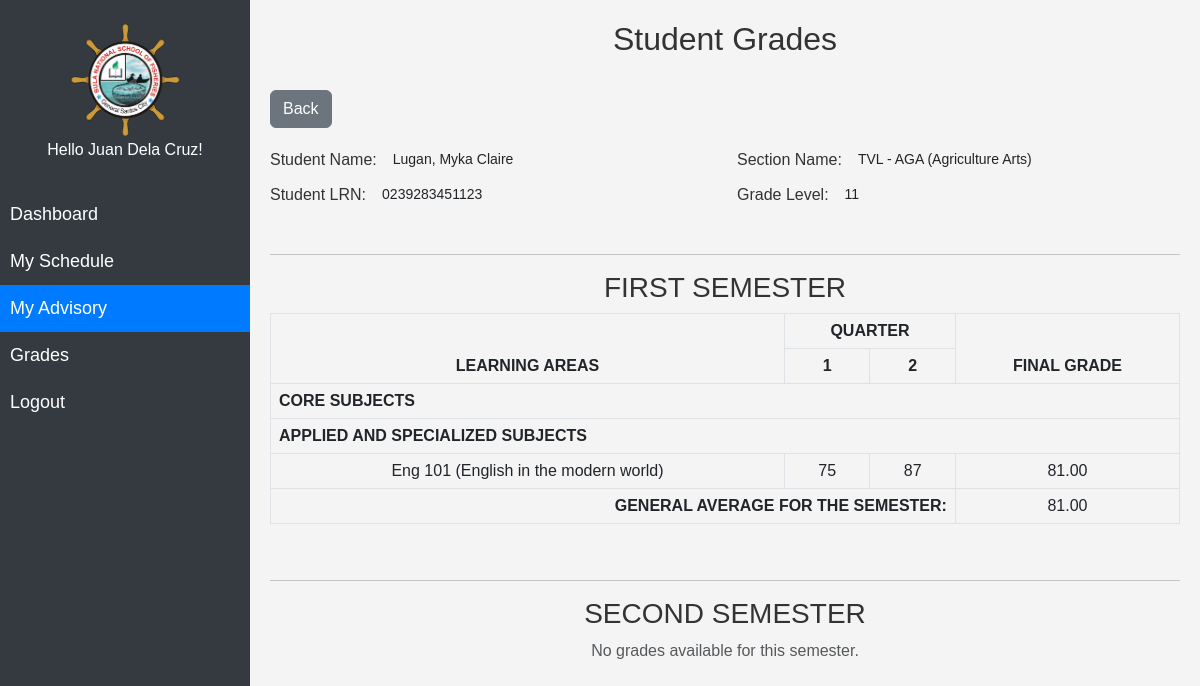
The app's page /modules_teacher/advisory/student_grade.php?student_id=15 (signed in) with its own data.
### tables this page shows
CREATE TABLE `teacher` (
  `id` int(11) NOT NULL,
  `id_number` varchar(20) NOT NULL,
  `last_name` varchar(50) NOT NULL,
  `middle_name` varchar(50) DEFAULT NULL,
  `first_name` varchar(50) NOT NULL,
  `gender` varchar(50) NOT NULL,
  `age` varchar(50) NOT NULL,
  `nationality` varchar(50) NOT NULL,
  `birthday` date NOT NULL,
  `address` varchar(255) NOT NULL,
  `contact` varchar(15) NOT NULL,
  `email` varchar(100) NOT NULL,
  `username` varchar(50) NOT NULL,
  `password` varchar(255) NOT NULL,
  `del_status` varchar(50) NOT NULL,
  `created_at` timestamp NOT NULL DEFAULT current_timestamp()
);

CREATE TABLE `student` (
  `id` int(11) NOT NULL,
  `lrn` varchar(100) NOT NULL,
  `first_name` varchar(100) NOT NULL,
  `middle_name` varchar(100) DEFAULT NULL,
  `last_name` varchar(100) NOT NULL,
  `gender` varchar(100) NOT NULL,
  `age` varchar(11) NOT NULL,
  `nationality` varchar(50) NOT NULL,
  `birthday` date NOT NULL,
  `address` varchar(255) NOT NULL,
  `contact` varchar(20) NOT NULL,
  `email` varchar(100) NOT NULL,
  `mothers_name` varchar(100) NOT NULL,
  `mothers_occupation` varchar(100) DEFAULT NULL,
  `fathers_name` varchar(100) NOT NULL,
  `fathers_occupation` varchar(100) DEFAULT NULL,
  `strand` varchar(100) NOT NULL,
  `grade_11` varchar(100) NOT NULL,
  `grade_12` varchar(100) NOT NULL,
  `grade_level` varchar(100) NOT NULL,
  `username` varchar(100) NOT NULL,
  `password` varchar(255) NOT NULL,
  `del_status` enum('active','deleted') DEFAULT 'active',
  `created_at` timestamp NOT NULL DEFAULT current_timestamp(),
  `updated_at` timestamp NOT NULL DEFAULT current_timestamp() ON UPDATE current_timestamp()
);

CREATE TABLE `strand` (
  `id` int(11) NOT NULL,
  `track` varchar(100) NOT NULL,
  `code` varchar(100) NOT NULL,
  `name` varchar(100) NOT NULL,
  `details` varchar(100) NOT NULL,
  `teacher_id` varchar(100) NOT NULL,
  `del_status` varchar(100) NOT NULL
);

CREATE TABLE `grades` (
  `id` int(11) NOT NULL,
  `student_id` varchar(100) NOT NULL,
  `section_id` varchar(100) NOT NULL,
  `grade_level` varchar(100) NOT NULL,
  `semester` varchar(100) NOT NULL,
  `quarter` varchar(100) NOT NULL,
  `subject_id` varchar(100) NOT NULL,
  `grade` varchar(100) NOT NULL,
  `remarks` varchar(100) DEFAULT NULL,
  `created_at` timestamp NOT NULL DEFAULT current_timestamp(),
  `updated_at` timestamp NOT NULL DEFAULT current_timestamp() ON UPDATE current_timestamp()
);

CREATE TABLE `subject` (
  `id` int(11) NOT NULL,
  `code` varchar(100) NOT NULL,
  `name` varchar(100) NOT NULL,
  `details` varchar(255) NOT NULL,
  `teacher_id` varchar(100) NOT NULL,
  `grade_level` varchar(100) NOT NULL,
  `del_status` varchar(50) NOT NULL
);

### modules_teacher/advisory/student_grade.php (the view, shortened to what this page needs)
<?php
include "../../db_conn.php";
$page = 'Advisory';
include "../../navbar_teacher.php";
$student_id = $_GET['student_id'];
$sql_student = "SELECT * FROM student WHERE id = ?";
$stmt_student = $conn->prepare($sql_student);
$stmt_student->bind_param("i", $student_id);
$stmt_student->execute();
$result_student = $stmt_student->get_result();
$student = $result_student->fetch_assoc();
$grade_level = $student['grade_level'];
$section_id = ($grade_level == 11) ? $student['grade_11'] : $student['grade_12'];
$student_name = $student['last_name'] . ', ' . $student['first_name'] . ' ' . $student['middle_name'];
$student_lrn = $student['lrn'];
$sql_section = "SELECT * FROM strand WHERE id = ?";
$stmt_section = $conn->prepare($sql_section);
$stmt_section->bind_param("i", $section_id);
$stmt_section->execute();
$result_section = $stmt_section->get_result();
$section = $result_section->fetch_assoc();
$section_name = $section['track'] . ' - ' . $section['name'] . ' (' . $section['details'] . ')';
$grades_by_semester = [];
for ($semester = 1; $semester <= 2; $semester++) {
    $sql_grades = "SELECT g.subject_id, g.quarter, g.grade, g.remarks, g.semester,
    s.code AS subject_code, s.details AS subject_details,
    ss.type AS subject_type
FROM grades g
JOIN subject s ON g.subject_id = s.id
JOIN schedule_subject ss ON g.subject_id = ss.subject
WHERE g.student_id = ?
AND g.section_id = ?
AND g.grade_level = ?
AND g.semester = ?
ORDER BY s.code, g.quarter";
    $stmt_grades = $conn->prepare($sql_grades);
    $stmt_grades->bind_param("iiii", $student_id, $section_id, $grade_level, $semester);
    $stmt_grades->execute();
    $result_grades = $stmt_grades->get_result();
    while ($row = $result_grades->fetch_assoc()) {
        $grades_by_semester[$semester][$row['subject_code']][] = $row;
    }
}
?>
<!DOCTYPE html>
<html lang="en">
<head>
    <link rel="stylesheet" href="../../assets/css/navbar.css">
    <link rel="stylesheet" href="../../assets/css/bootstrap5.3.0/bootstrap.min.css">
    <link rel="stylesheet" href="../../assets/css/styles.css">
</head>
<body>
    <div class="content" id="content">
        <h2 class="text-center">Student Grades</h2>
        <br>
        <a href="index.php" class="btn btn-secondary mb-3">
    <i class="bi bi-arrow-left"></i> Back
</a>
    <div class="row mb-1">
    <div class="col-md-6 d-flex align-items-center gap-2">
        <label for="student_name" class="form-label m-0" style="white-space: nowrap;">Student Name:</label>
        <input type="text" class="form-control form-control-sm bg-transparent border-0" id="student_name"
               value="<?php echo $student_name; ?>" readonly>
    </div>
    <div class="col-md-6 d-flex align-items-center gap-2">
        <label for="section_name" class="form-label m-0" style="white-space: nowrap;">Section Name:</label>
        <input type="text" class="form-control form-control-sm bg-transparent border-0" id="section_name"
               value="<?php echo $section_name; ?>" readonly>
    </div>
</div>
<div class="row mb-1">
    <div class="col-md-6 d-flex align-items-center gap-2">
        <label for="student_lrn" class="form-label m-0" style="white-space: nowrap;">Student LRN:</label>
        <input type="text" class="form-control form-control-sm bg-transparent border-0" id="student_lrn"
               value="<?php echo $student_lrn; ?>" readonly>
    </div>
    <div class="col-md-6 d-flex align-items-center gap-2">
        <label for="grade_level" class="form-label m-0" style="white-space: nowrap;">Grade Level:</label>
        <input type="text" class="form-control form-control-sm bg-transparent border-0" id="grade_level"
               value="<?php echo $grade_level; ?>" readonly>
    </div>
</div>
<br>
<hr>
<?php foreach ([1 => "First Semester", 2 => "Second Semester"] as $semester => $semester_name): ?>
    <?php if (!empty($grades_by_semester[$semester])): ?>
        <h3 class="text-center"><?php echo strtoupper($semester_name); ?></h3>
        <table class="table table-bordered text-center">
            <thead>
                <tr>
                    <th rowspan="2">LEARNING AREAS</th>
                    <th colspan="2">QUARTER</th>
                    <th rowspan="2">FINAL GRADE</th>
                </tr>
                <tr>
                    <th>1</th>
                    <th>2</th>
                </tr>
            </thead>
            <tbody>
                <tr>
                    <th colspan="4" class="text-start">CORE SUBJECTS</th>
                </tr>
                <?php
                $total_grade = 0;
                $subject_count = 0;
                ?>
                <tr>
                    <th colspan="4" class="text-start">APPLIED AND SPECIALIZED SUBJECTS</th>
                </tr>
                <?php
                foreach ($grades_by_semester[$semester] as $subject => $entries):
                    if ($entries[0]['subject_type'] != "Core"):
                        $quarter1 = $quarter2 = "N/A";
                        $final_average = "N/A";
                        foreach ($entries as $entry) {
                            if ($entry['quarter'] == 1) {
                                $quarter1 = $entry['grade'];
                            }
                            if ($entry['quarter'] == 2) {
                                $quarter2 = $entry['grade'];
                            }
                        }
                        if (is_numeric($quarter1) && is_numeric($quarter2)) {
                            $final_average = number_format(($quarter1 + $quarter2) / 2, 2);
                        }
                        if (is_numeric($final_average)) {
                            $total_grade += $final_average;
                            $subject_count++;
                        }
                ?>
                    <tr>
                        <td><?php echo $entries[0]['subject_code']; ?> (<?php echo $entries[0]['subject_details']; ?>)</td>
                        <td><?php echo $quarter1; ?></td>
                        <td><?php echo $quarter2; ?></td>
                        <td><?php echo $final_average; ?></td>
                    </tr>
                <?php endif; endforeach; ?>
                <tr>
                    <th colspan="3" class="text-end">GENERAL AVERAGE FOR THE SEMESTER:</th>
                    <td>
                        <?php
                        echo ($subject_count > 0) ? number_format($total_grade / $subject_count, 2) : "N/A";
                        ?>
                    </td>
                </tr>
            </tbody>
        </table>
        <br>
        <hr>
    <?php else: ?>
        <h3 class="text-center"><?php echo strtoupper($semester_name); ?></h3>
        <p class="text-center text-muted">No grades available for this semester.</p>
        <br>
    <?php endif; ?>
<?php endforeach; ?>
    </div>
</body>
</html>

### navbar_teacher.php (shortened to what this page needs)
<?php
include "../../db_conn.php";
if (isset($_SESSION['id'])) {
    $teacher_id = $_SESSION['id'];
    $query = mysqli_query($conn, "SELECT * FROM teacher where id = '$teacher_id' AND del_status != 'deleted'");
    $teacher_creds = mysqli_fetch_array($query);
    $adviser_query = mysqli_query($conn, "SELECT * FROM `schedules` WHERE adviser = '$teacher_id' LIMIT 1;");
    $adviser_row = mysqli_fetch_array($adviser_query);
}
?>
<div class="sidebar" id="sidebar">
    <div>
      <img src="../../assets/img/logo.png" alt="Logo" class="logo">
    </div>
    <h6 class="text-center">Hello <?php echo $teacher_creds['first_name'] . " " . $teacher_creds['last_name'] ?>! </h6>
<br>
    <a href="../dashboard" class="<?php if ($page == 'Dashboard') {echo 'active';} ?>" >Dashboard</a>
    <a href="../schedule" class="<?php if ($page == 'Schedule') {echo 'active';} ?>">My Schedule</a>
    <?php if($adviser_row){ ?>
    <a href="../advisory" class="<?php if ($page == 'Advisory') {echo 'active';} ?>">My Advisory</a>
    <?php } ?>
    <a href="../student" class="<?php if ($page == 'Students') {echo 'active';} ?>">Grades</a>
    <a href="../../logout.php">Logout</a>
  </div>

### assets/css/navbar.css (style rules this page uses)
.sidebar { height: 100vh; position: fixed; top: 0; left: 0; width: 250px; background-color: #343a40; color: white; padding-top: 20px; transition: width 0.3s ease-in-out; }
.sidebar a { color: white; padding: 10px; text-decoration: none; display: block; font-size: 18px; }
.sidebar a.active { background-color: #007bff; color: white; }
.content { margin-left: 250px; padding: 20px; transition: margin-left 0.3s ease-in-out; }
@media screen and (min-width: 769px) { .sidebar { width: 250px; } }
@media screen and (min-width: 769px) { .content { margin-left: 250px; } }
@media screen and (min-width: 769px) { .logo { width: 120px; height: 120px; margin-left: auto; margin-right: auto; display: block; } }

### assets/css/styles.css (style rules this page uses)
body { font-family: Arial, sans-serif; background-color: #f4f4f4; color: #333; }

### records on screen
teacher: first_name "Juan", last_name "Dela Cruz"
student: last_name+first_name+middle_name "Lugan, Myka Claire", lrn "0239283451123", grade_level "11"
strand: track+name+details "TVL - AGA (Agriculture Arts)"
grades: subject.code "Eng 101", subject.details "English in the modern world", grade "75", final_average "81.00"
grades: grade "87"

### other values on screen
$semester_name "FIRST SEMESTER"
$total_grade / $subject_count "81.00"
$semester_name "SECOND SEMESTER"
